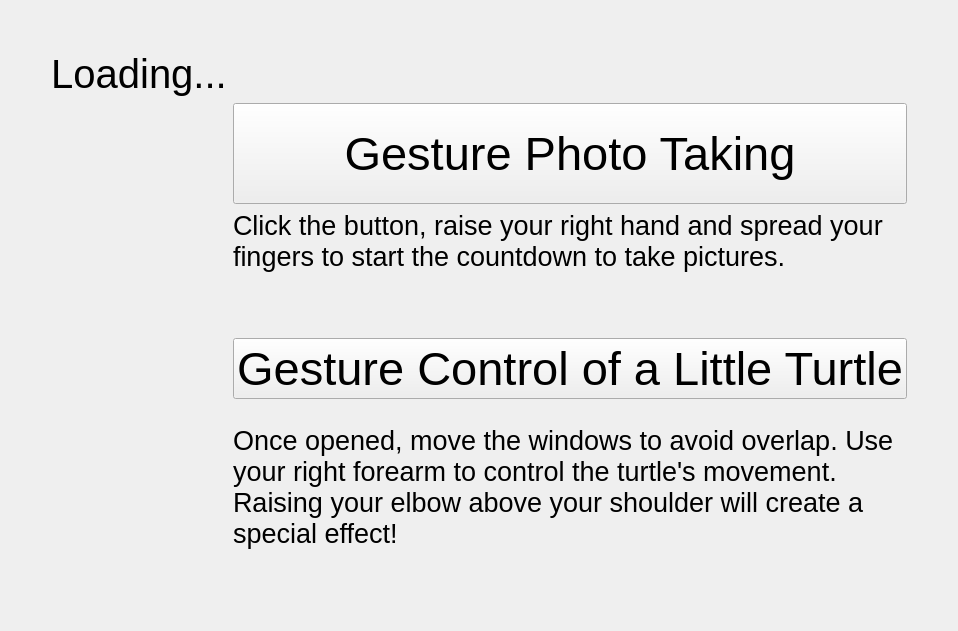
      <widget class="QWidget" name="o6">
       <layout class="QGridLayout" name="gridLayout_6">
        <item row="0" column="0" rowspan="2">
         <layout class="QGridLayout" name="gridLayout_4">
          <item row="3" column="2">
           <layout class="QVBoxLayout" name="verticalLayout_8">
            <item>
             <widget class="QLabel" name="label_8">
              <property name="font">
               <font>
                <pointsize>20</pointsize>
               </font>
              </property>
              <property name="text">
               <string>Click the button, raise your right hand and spread your fingers to start the countdown to take pictures.</string>
              </property>
              <property name="alignment">
               <set>Qt::AlignLeading|Qt::AlignLeft|Qt::AlignTop</set>
              </property>
              <property name="wordWrap">
               <bool>true</bool>
              </property>
             </widget>
            </item>
            <item>
             <spacer name="verticalSpacer_21">
              <property name="orientation">
               <enum>Qt::Vertical</enum>
              </property>
              <property name="sizeType">
               <enum>QSizePolicy::Preferred</enum>
              </property>
              <property name="sizeHint" stdset="0">
               <size>
                <width>20</width>
                <height>40</height>
               </size>
              </property>
             </spacer>
            </item>
           </layout>
          </item>
          <item row="5" column="2">
           <widget class="QLabel" name="label_17">
            <property name="font">
             <font>
              <pointsize>20</pointsize>
             </font>
            </property>
            <property name="text">
             <string>Once opened, move the windows to avoid overlap. Use your right forearm to control the turtle's movement. Raising your elbow above your shoulder will create a special effect!
</string>
            </property>
            <property name="wordWrap">
             <bool>true</bool>
            </property>
           </widget>
          </item>
          <item row="6" column="2">
           <spacer name="verticalSpacer_20">
            <property name="orientation">
             <enum>Qt::Vertical</enum>
            </property>
            <property name="sizeHint" stdset="0">
             <size>
              <width>20</width>
              <height>40</height>
             </size>
            </property>
           </spacer>
          </item>
          <item row="2" column="0">
           <spacer name="horizontalSpacer_4">
            <property name="orientation">
             <enum>Qt::Horizontal</enum>
            </property>
            <property name="sizeType">
             <enum>QSizePolicy::Expanding</enum>
            </property>
            <property name="sizeHint" stdset="0">
             <size>
              <width>40</width>
              <height>20</height>
             </size>
            </property>
           </spacer>
          </item>
          <item row="3" column="3">
           <spacer name="verticalSpacer_8">
            <property name="orientation">
             <enum>Qt::Vertical</enum>
            </property>
            <property name="sizeType">
             <enum>QSizePolicy::Expanding</enum>
            </property>
            <property name="sizeHint" stdset="0">
             <size>
              <width>20</width>
              <height>40</height>
             </size>
            </property>
           </spacer>
          </item>
          <item row="4" column="1">
           <widget class="QLabel" name="label_3">
            <property name="minimumSize">
             <size>
              <width>101</width>
              <height>101</height>
             </size>
            </property>
            <property name="maximumSize">
             <size>
              <width>101</width>
              <height>101</height>
             </size>
            </property>
            <property name="sizeIncrement">
             <size>
              <width>0</width>
              <height>0</height>
             </size>
            </property>
            <property name="styleSheet">
             <string notr="true">background-image: url(:/media/手绘.png);</string>
            </property>
            <property name="text">
             <string/>
            </property>
           </widget>
          </item>
          <item row="1" column="1">
           <layout class="QVBoxLayout" name="verticalLayout_3">
            <item>
             <spacer name="verticalSpacer_9">
              <property name="orientation">
               <enum>Qt::Vertical</enum>
              </property>
              <property name="sizeHint" stdset="0">
               <size>
                <width>20</width>
                <height>40</height>
               </size>
              </property>
             </spacer>
            </item>
            <item>
             <widget class="QLabel" name="label_7">
              <property name="sizePolicy">
               <sizepolicy hsizetype="Preferred" vsizetype="Expanding">
                <horstretch>0</horstretch>
                <verstretch>0</verstretch>
               </sizepolicy>
              </property>
              <property name="font">
               <font>
                <pointsize>30</pointsize>
               </font>
              </property>
              <property name="text">
               <string>Loading...</string>
              </property>
              <property name="alignment">
               <set>Qt::AlignCenter</set>
              </property>
             </widget>
            </item>
           </layout>
          </item>
          <item row="2" column="1">
           <widget class="QLabel" name="label">
            <property name="sizePolicy">
             <sizepolicy hsizetype="Preferred" vsizetype="Preferred">
              <horstretch>51</horstretch>
              <verstretch>51</verstretch>
             </sizepolicy>
            </property>
            <property name="minimumSize">
             <size>
              <width>101</width>
              <height>101</height>
             </size>
            </property>
            <property name="maximumSize">
             <size>
              <width>101</width>
              <height>101</height>
             </size>
            </property>
            <property name="styleSheet">
             <string notr="true">background-image: url(:/media/举手.png);</string>
            </property>
            <property name="text">
             <string/>
            </property>
           </widget>
          </item>
          <item row="4" column="2">
           <widget class="QPushButton" name="pose_turlte">
            <property name="font">
             <font>
              <pointsize>35</pointsize>
             </font>
            </property>
            <property name="cursor">
             <cursorShape>PointingHandCursor</cursorShape>
            </property>
            <property name="text">
             <string>Gesture Control of a Little Turtle</string>
            </property>
           </widget>
          </item>
          <item row="2" column="3">
           <spacer name="horizontalSpacer_9">
            <property name="orientation">
             <enum>Qt::Horizontal</enum>
            </property>
            <property name="sizeType">
             <enum>QSizePolicy::Expanding</enum>
            </property>
            <property name="sizeHint" stdset="0">
             <size>
              <width>40</width>
              <height>20</height>
             </size>
            </property>
           </spacer>
          </item>
          <item row="2" column="2">
           <widget class="QPushButton" name="o6_1">
            <property name="sizePolicy">
             <sizepolicy hsizetype="Preferred" vsizetype="Preferred">
              <horstretch>0</horstretch>
              <verstretch>0</verstretch>
             </sizepolicy>
            </property>
            <property name="minimumSize">
             <size>
              <width>0</width>
              <height>0</height>
             </size>
            </property>
            <property name="maximumSize">
             <size>
              <width>167777</width>
              <height>1677777</height>
             </size>
            </property>
            <property name="font">
             <font>
              <pointsize>35</pointsize>
             </font>
            </property>
            <property name="cursor">
             <cursorShape>PointingHandCursor</cursorShape>
            </property>
            <property name="text">
             <string>     Gesture Photo Taking     </string>
            </property>
           </widget>
          </item>
         </layout>
        </item>
       </layout>
      </widget>
